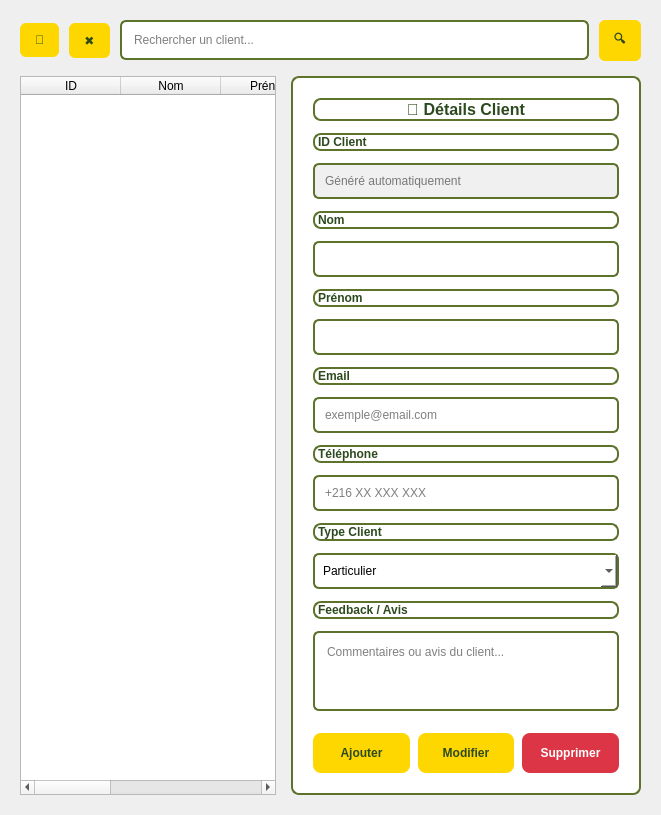
          <widget class="QWidget" name="clientListTab">
           <attribute name="title">
            <string>Liste des Clients</string>
           </attribute>
           <layout class="QVBoxLayout" name="tab1Layout">
            <property name="spacing">
             <number>15</number>
            </property>
            <property name="margin" stdset="0">
             <number>20</number>
            </property>
            <item>
             <layout class="QHBoxLayout" name="searchLayout">
              <property name="spacing">
               <number>10</number>
              </property>
              <item>
               <widget class="QPushButton" name="btnRefreshClient">
                <property name="styleSheet">
                 <string>background: #ffd700; color: #2d4a1f; border: none; padding: 10px 15px; border-radius: 6px; font-weight: bold;</string>
                </property>
                <property name="text">
                 <string>🔄</string>
                </property>
               </widget>
              </item>
              <item>
               <widget class="QPushButton" name="btnClearClient">
                <property name="styleSheet">
                 <string>background: #ffd700; color: #2d4a1f; border: none; padding: 10px 15px; border-radius: 6px; font-weight: bold;</string>
                </property>
                <property name="text">
                 <string>✖</string>
                </property>
               </widget>
              </item>
              <item>
               <widget class="QLineEdit" name="searchBoxClient">
                <property name="styleSheet">
                 <string>padding: 10px; border: 2px solid #5d732c; border-radius: 6px;</string>
                </property>
                <property name="placeholderText">
                 <string>Rechercher un client...</string>
                </property>
               </widget>
              </item>
              <item>
               <widget class="QPushButton" name="btnSearchClient">
                <property name="styleSheet">
                 <string>background: #ffd700; color: #2d4a1f; border: none; padding: 10px 15px; border-radius: 6px; font-weight: bold;</string>
                </property>
                <property name="text">
                 <string>🔍</string>
                </property>
               </widget>
              </item>
             </layout>
            </item>
            <item>
             <layout class="QHBoxLayout" name="splitLayoutClient">
              <property name="spacing">
               <number>15</number>
              </property>
              <item>
               <widget class="QTableWidget" name="clientTable">
                <column>
                 <property name="text">
                  <string>ID</string>
                 </property>
                </column>
                <column>
                 <property name="text">
                  <string>Nom</string>
                 </property>
                </column>
                <column>
                 <property name="text">
                  <string>Prénom</string>
                 </property>
                </column>
                <column>
                 <property name="text">
                  <string>Email</string>
                 </property>
                </column>
                <column>
                 <property name="text">
                  <string>Téléphone</string>
                 </property>
                </column>
                <column>
                 <property name="text">
                  <string>Type Client</string>
                 </property>
                </column>
               </widget>
              </item>
              <item>
               <widget class="QFrame" name="formPanelClient">
                <property name="minimumSize">
                 <size>
                  <width>350</width>
                  <height>0</height>
                 </size>
                </property>
                <property name="maximumSize">
                 <size>
                  <width>400</width>
                  <height>16777215</height>
                 </size>
                </property>
                <property name="styleSheet">
                 <string>background: white; border: 2px solid #5d732c; border-radius: 8px;</string>
                </property>
                <layout class="QVBoxLayout" name="formLayoutClient">
                 <property name="spacing">
                  <number>12</number>
                 </property>
                 <property name="margin" stdset="0">
                  <number>20</number>
                 </property>
                 <item>
                  <widget class="QLabel" name="labelFormTitleClient">
                   <property name="styleSheet">
                    <string>font-size: 16px; color: #2d4a1f; font-weight: bold;</string>
                   </property>
                   <property name="text">
                    <string>👤 Détails Client</string>
                   </property>
                   <property name="alignment">
                    <set>Qt::AlignmentFlag::AlignCenter</set>
                   </property>
                  </widget>
                 </item>
                 <item>
                  <widget class="QLabel" name="labelIdClient">
                   <property name="styleSheet">
                    <string>color: #2d4a1f; font-weight: bold;</string>
                   </property>
                   <property name="text">
                    <string>ID Client</string>
                   </property>
                  </widget>
                 </item>
                 <item>
                  <widget class="QLineEdit" name="inputIdClient">
                   <property name="styleSheet">
                    <string>padding: 8px; border: 2px solid #5d732c; border-radius: 6px; background: #f0f0f0;</string>
                   </property>
                   <property name="readOnly">
                    <bool>true</bool>
                   </property>
                   <property name="placeholderText">
                    <string>Généré automatiquement</string>
                   </property>
                  </widget>
                 </item>
                 <item>
                  <widget class="QLabel" name="labelNomClient">
                   <property name="styleSheet">
                    <string>color: #2d4a1f; font-weight: bold;</string>
                   </property>
                   <property name="text">
                    <string>Nom</string>
                   </property>
                  </widget>
                 </item>
                 <item>
                  <widget class="QLineEdit" name="inputNomClient">
                   <property name="styleSheet">
                    <string>padding: 8px; border: 2px solid #5d732c; border-radius: 6px;</string>
                   </property>
                  </widget>
                 </item>
                 <item>
                  <widget class="QLabel" name="labelPrenomClient">
                   <property name="styleSheet">
                    <string>color: #2d4a1f; font-weight: bold;</string>
                   </property>
                   <property name="text">
                    <string>Prénom</string>
                   </property>
                  </widget>
                 </item>
                 <item>
                  <widget class="QLineEdit" name="inputPrenomClient">
                   <property name="styleSheet">
                    <string>padding: 8px; border: 2px solid #5d732c; border-radius: 6px;</string>
                   </property>
                  </widget>
                 </item>
                 <item>
                  <widget class="QLabel" name="labelEmailClient">
                   <property name="styleSheet">
                    <string>color: #2d4a1f; font-weight: bold;</string>
                   </property>
                   <property name="text">
                    <string>Email</string>
                   </property>
                  </widget>
                 </item>
                 <item>
                  <widget class="QLineEdit" name="inputEmailClient">
                   <property name="styleSheet">
                    <string>padding: 8px; border: 2px solid #5d732c; border-radius: 6px;</string>
                   </property>
                   <property name="placeholderText">
                    <string>exemple@email.com</string>
                   </property>
                  </widget>
                 </item>
                 <item>
                  <widget class="QLabel" name="labelTelephoneClient">
                   <property name="styleSheet">
                    <string>color: #2d4a1f; font-weight: bold;</string>
                   </property>
                   <property name="text">
                    <string>Téléphone</string>
                   </property>
                  </widget>
                 </item>
                 <item>
                  <widget class="QLineEdit" name="inputTelephoneClient">
                   <property name="styleSheet">
                    <string>padding: 8px; border: 2px solid #5d732c; border-radius: 6px;</string>
                   </property>
                   <property name="placeholderText">
                    <string>+216 XX XXX XXX</string>
                   </property>
                  </widget>
                 </item>
                 <item>
                  <widget class="QLabel" name="labelTypeClient">
                   <property name="styleSheet">
                    <string>color: #2d4a1f; font-weight: bold;</string>
                   </property>
                   <property name="text">
                    <string>Type Client</string>
                   </property>
                  </widget>
                 </item>
                 <item>
                  <widget class="QComboBox" name="inputTypeClient">
                   <property name="styleSheet">
                    <string>padding: 8px; border: 2px solid #5d732c; border-radius: 6px;</string>
                   </property>
                   <item>
                    <property name="text">
                     <string>Particulier</string>
                    </property>
                   </item>
                   <item>
                    <property name="text">
                     <string>Entreprise</string>
                    </property>
                   </item>
                   <item>
                    <property name="text">
                     <string>Revendeur</string>
                    </property>
                   </item>
                   <item>
                    <property name="text">
                     <string>Grossiste</string>
                    </property>
                   </item>
                  </widget>
                 </item>
                 <item>
                  <widget class="QLabel" name="labelFeedbackClient">
                   <property name="styleSheet">
                    <string>color: #2d4a1f; font-weight: bold;</string>
                   </property>
                   <property name="text">
                    <string>Feedback / Avis</string>
                   </property>
                  </widget>
                 </item>
                 <item>
                  <widget class="QTextEdit" name="inputFeedbackClient">
                   <property name="minimumSize">
                    <size>
                     <width>0</width>
                     <height>60</height>
                    </size>
                   </property>
                   <property name="maximumSize">
                    <size>
                     <width>16777215</width>
                     <height>80</height>
                    </size>
                   </property>
                   <property name="styleSheet">
                    <string>padding: 8px; border: 2px solid #5d732c; border-radius: 6px;</string>
                   </property>
                   <property name="placeholderText">
                    <string>Commentaires ou avis du client...</string>
                   </property>
                  </widget>
                 </item>
                 <item>
                  <spacer>
                   <property name="orientation">
                    <enum>Qt::Orientation::Vertical</enum>
                   </property>
                   <property name="sizeHint" stdset="0">
                    <size>
                     <width>20</width>
                     <height>10</height>
                    </size>
                   </property>
                  </spacer>
                 </item>
                 <item>
                  <layout class="QHBoxLayout" name="formButtonsClient">
                   <property name="spacing">
                    <number>8</number>
                   </property>
                   <item>
                    <widget class="QPushButton" name="btnAddClient">
                     <property name="minimumSize">
                      <size>
                       <width>0</width>
                       <height>40</height>
                      </size>
                     </property>
                     <property name="styleSheet">
                      <string>background: #ffd700; color: #2d4a1f; border: none; padding: 12px; border-radius: 8px; font-weight: bold;</string>
                     </property>
                     <property name="text">
                      <string>Ajouter</string>
                     </property>
                    </widget>
                   </item>
                   <item>
                    <widget class="QPushButton" name="btnUpdateClient">
                     <property name="minimumSize">
                      <size>
                       <width>0</width>
                       <height>40</height>
                      </size>
                     </property>
                     <property name="styleSheet">
                      <string>background: #ffd700; color: #2d4a1f; border: none; padding: 12px; border-radius: 8px; font-weight: bold;</string>
                     </property>
                     <property name="text">
                      <string>Modifier</string>
                     </property>
                    </widget>
                   </item>
                   <item>
                    <widget class="QPushButton" name="btnDeleteClient">
                     <property name="minimumSize">
                      <size>
                       <width>0</width>
                       <height>40</height>
                      </size>
                     </property>
                     <property name="toolTip">
                      <string>Supprimer le client sélectionné</string>
                     </property>
                     <property name="styleSheet">
                      <string>background: #dc3545; color: white; border: none; padding: 12px; border-radius: 8px; font-weight: bold;</string>
                     </property>
                     <property name="text">
                      <string>Supprimer</string>
                     </property>
                    </widget>
                   </item>
                  </layout>
                 </item>
                </layout>
               </widget>
              </item>
             </layout>
            </item>
           </layout>
          </widget>
